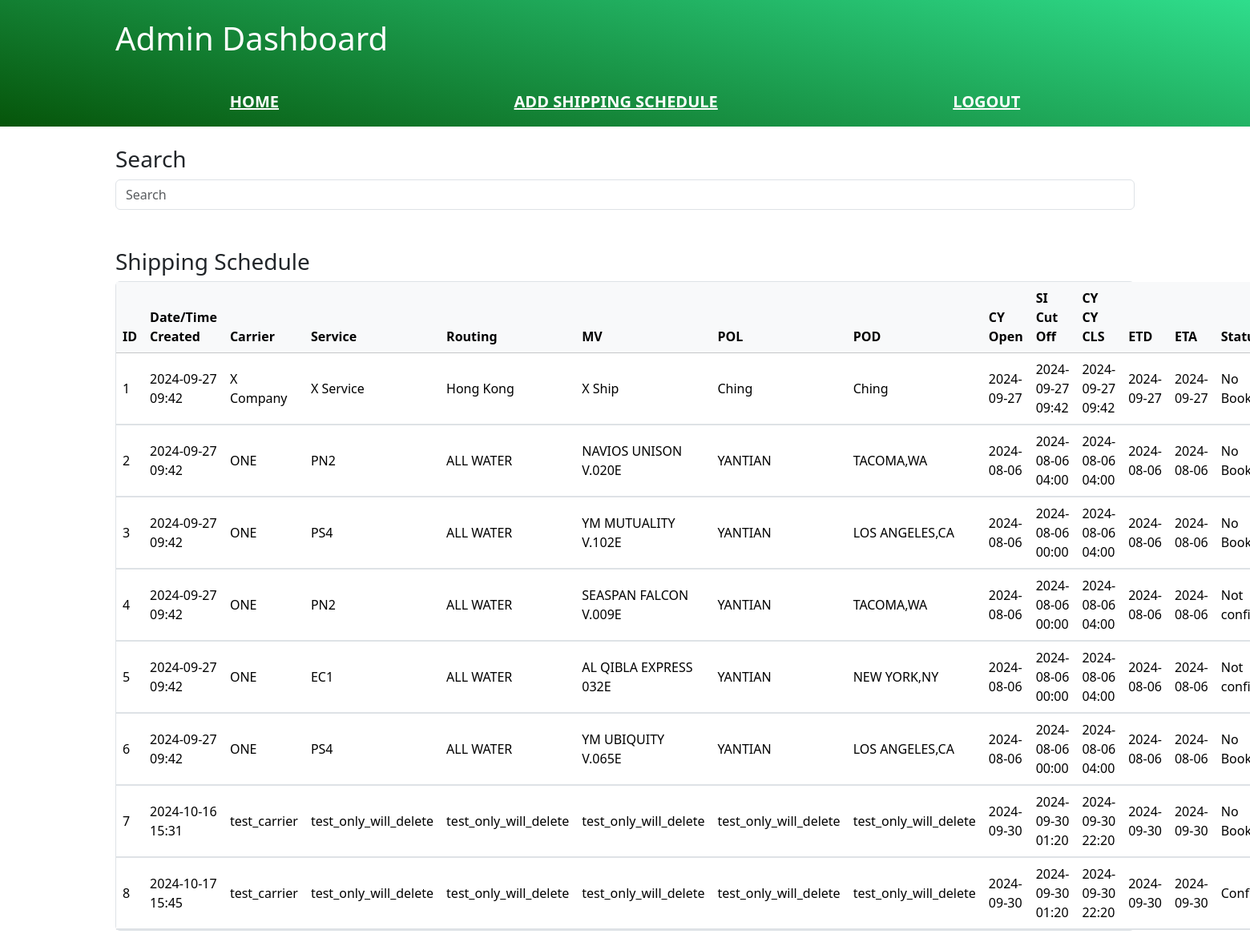
The page /admin/ (signed in) on the database its author committed.
### app/model.py (models this page shows, shortened)
class Data_shipping_schedule(db.Model):
    __tablename__ = 'data_shipping_schedule'
    id = db.Column(db.Integer, primary_key=True)
    carrier = db.Column(db.String(100), nullable= False)                                    #   Shipping company
    service = db.Column(db.String(100), nullable=False)                                     #   Shipping service
    routing = db.Column(db.String(100), nullable=False)                                     #   Routing
    MV = db.Column(db.String(100), nullable=False)                                          #   Master vessel (ship name)
    POL = db.Column(db.String(100), nullable=False)                                         #   Port of loading
    POD = db.Column(db.String(100), nullable=False)                                         #   Port of discharge
    CY_Open = db.Column(db.DateTime, nullable=False)                                        #   Container yard open (should be in datetime format)
    SI_Cut_Off = db.Column(db.DateTime, nullable=False)                                     #   Shipping information off (should be in datetime format)
    CY_CY_CLS = db.Column(db.DateTime, nullable=False)                                      #   Closing date (should be in datetime format)
    ETD =  db.Column(db.DateTime, nullable=False)                                           #   Estimated Time of Departure (should be in datetime format)
    ETA =  db.Column(db.DateTime, nullable=False)                                           #   Estimated Time of Arrival (should be in datetime format)
    date_created = db.Column(db.DateTime, default=datetime.utcnow)
    status = db.Column(db.String(20), nullable=False)                                       # Status s1 -> s2 -> s3
    bookings = db.relationship('Data_booking', backref='data_shipping_schedule', lazy=True)
    confirm_orders = db.relationship('Data_confirm_order', backref='data_shipping_schedule', uselist=False)
    user_id = db.Column(db.Integer, db.ForeignKey('user_data.id'), nullable=False)

### app/routes/admin.py (the view)
@admin.route("/")
@login_required
@role_required("admin")
def admin_dashboard():
    results = Data_shipping_schedule.query.all()  # Admin can see all shipping data
    return render_template("dashboard.html", results=results, current_user=current_user)

### app/restriction.py (called while the page is built)
def role_required(rank):
    def decorator(func):
        @wraps(func)
        def decorated_view(*args, **kwargs):
            if not current_user.is_authenticated or current_user.rank != rank:
                abort(403)  # Forbidden
            return func(*args, **kwargs)
        return decorated_view
    return decorator

### driver.py (called while the page is built)
@login_manager.user_loader
def load_user(user_id):
    return User_data.query.get(int(user_id))

### templates/dashboard.html (shortened to what this page needs)
{% extends 'base.html' %}
{% block body %}
  {% include 'header.html' %}
  {% include 'search.html' %}
  {% include 'shipping_table.html' %}
{% endblock %}

### templates/shipping_table_results.html (shortened to what this page needs)
{% if results %}
  {% for result in results %}
    <tr>
      {% if current_user.rank == 'admin' %}
        <td>{{ result.id }}</td>
        <td>{{ result.date_created.strftime('%Y-%m-%d %H:%M') }}</td>
      {% endif %}
      <td>{{ result.carrier }}</td>
      <td>{{ result.service }}</td>
      <td>{{ result.routing }}</td>
      <td>{{ result.MV }}</td>
      <td>{{ result.POL }}</td>
      <td>{{ result.POD }}</td>
      <td>{{ result.CY_Open.strftime('%Y-%m-%d') }}</td>
      <td>{{ result.SI_Cut_Off.strftime('%Y-%m-%d %H:%M') }}</td>
      <td>{{ result.CY_CY_CLS.strftime('%Y-%m-%d %H:%M') }}</td>
      <td>{{ result.ETD.strftime('%Y-%m-%d') }}</td>
      <td>{{ result.ETA.strftime('%Y-%m-%d') }}</td>
      {% if result.status == 's1' %}
        <td>No Booking</td>
      {% elif result.status == 's2' %}
        <td>Not confirmed</td>
      {% elif result.status == 's3' %}
        <td>Confirmed</td>
      {% else %}
        <td>Error</td>
      {% endif %}
    </tr>
    <tr>
      <td colspan="15" class="bg-body-tertiary ps-4 pe-4 pt-0 pb-0">
      </td>
    </tr>
  {% endfor %}
{% else %}
  <tr>
    <td colspan="14">No results found.</td>
  </tr>
{% endif %}

### static/css/main.css (style rules this page uses)
html { scroll-padding-top: 60px; }

### rows shown on the page
Data_shipping_schedule: id "1", date_created "2024-09-27 09:42", carrier "X Company", service "X Service", routing "Hong Kong", MV "X Ship", POL "Ching", POD "Ching", CY_Open "2024-09-27", SI_Cut_Off "2024-09-27 09:42", CY_CY_CLS "2024-09-27 09:42", ETD "2024-09-27", ETA "2024-09-27", status "No…"
Data_shipping_schedule: id "2", date_created "2024-09-27 09:42", carrier "ONE", service "PN2", routing "ALL WATER", MV "NAVIOS UNISON V.020E", POL "YANTIAN", POD "TACOMA,WA", CY_Open "2024-08-06", SI_Cut_Off "2024-08-06 04:00", CY_CY_CLS "2024-08-06 04:00", ETD "2024-08-06", ETA "2024-08-06", status "No…"
Data_shipping_schedule: id "3", date_created "2024-09-27 09:42", carrier "ONE", service "PS4", routing "ALL WATER", MV "YM MUTUALITY V.102E", POL "YANTIAN", POD "LOS ANGELES,CA", CY_Open "2024-08-06", SI_Cut_Off "2024-08-06 00:00", CY_CY_CLS "2024-08-06 04:00", ETD "2024-08-06", ETA "2024-08-06", status "No…"
Data_shipping_schedule: id "4", date_created "2024-09-27 09:42", carrier "ONE", service "PN2", routing "ALL WATER", MV "SEASPAN FALCON V.009E", POL "YANTIAN", POD "TACOMA,WA", CY_Open "2024-08-06", SI_Cut_Off "2024-08-06 00:00", CY_CY_CLS "2024-08-06 04:00", ETD "2024-08-06", ETA "2024-08-06", status "Not…"
Data_shipping_schedule: id "5", date_created "2024-09-27 09:42", carrier "ONE", service "EC1", routing "ALL WATER", MV "AL QIBLA EXPRESS 032E", POL "YANTIAN", POD "NEW YORK,NY", CY_Open "2024-08-06", SI_Cut_Off "2024-08-06 00:00", CY_CY_CLS "2024-08-06 04:00", ETD "2024-08-06", ETA "2024-08-06", status "Not…"
Data_shipping_schedule: id "6", date_created "2024-09-27 09:42", carrier "ONE", service "PS4", routing "ALL WATER", MV "YM UBIQUITY V.065E", POL "YANTIAN", POD "LOS ANGELES,CA", CY_Open "2024-08-06", SI_Cut_Off "2024-08-06 00:00", CY_CY_CLS "2024-08-06 04:00", ETD "2024-08-06", ETA "2024-08-06", status "No…"
Data_shipping_schedule: id "7", date_created "2024-10-16 15:31", carrier "test_carrier", service "test_only_will_delete", routing "test_only_will_delete", MV "test_only_will_delete", POL "test_only_will_delete", POD "test_only_will_delete", CY_Open "2024-09-30", SI_Cut_Off "2024-09-30 01:20", CY_CY_CLS "2024-09-30 22:20", ETD "2024-09-30", ETA "2024-09-30", status "No…"
Data_shipping_schedule: id "8", date_created "2024-10-17 15:45", carrier "test_carrier", service "test_only_will_delete", routing "test_only_will_delete", MV "test_only_will_delete", POL "test_only_will_delete", POD "test_only_will_delete", CY_Open "2024-09-30", SI_Cut_Off "2024-09-30 01:20", CY_CY_CLS "2024-09-30 22:20", ETD "2024-09-30", ETA "2024-09-30", status "Confirmed"
